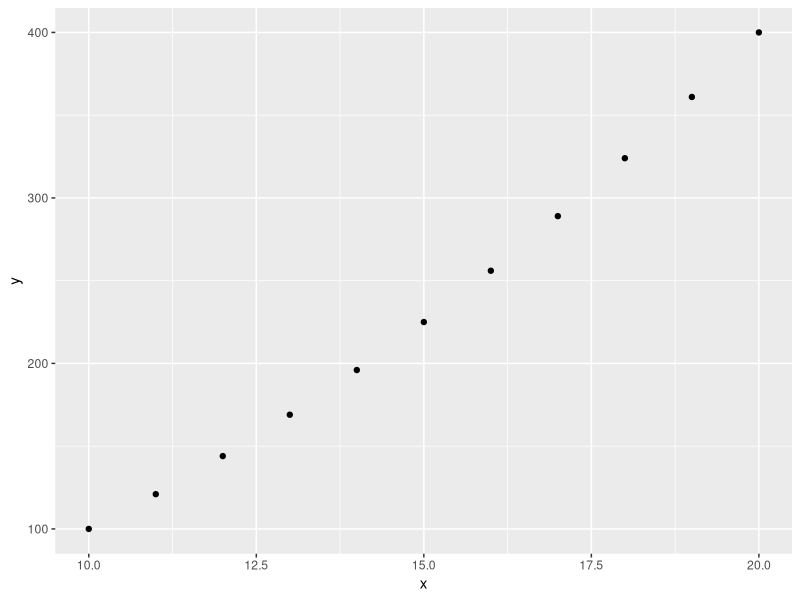

This figure's R source:
## ---- chunk 1
#< task
x = 10:20
# Computing the sum of x
sum(x)
#>
## ---- chunk 2
# Note the chunk option optional = TRUE means
# the user can continue with the next exercise
# without having solved this one

mean(x)
#< hint
cat("There already exist R functions for many things. To find them use Google, e.g. search for 'R compute mean'.")
#>
## ---- chunk 3
max(c(1,5,2)) # returns maximum
min(c(1,5,2)) # returns minimum

sum(c(1,5,2,NA), na.rm=TRUE) # returns sum of all numbers, ignore NA
cumsum(c(1,5,2)) # returns cummulated sum
diff(c(1,5,2)) # returns the vector of differences
## ---- chunk 4
# We should not set this chunk optional
# since we need y in the next chunk
y = x^2
y
## ---- chunk 5
#< task
library(ggplot2) # load ggplot2 package

# Enter your call to qplot here...
#>
qplot(x,y)
#< test_arg
allow.extra.arg = TRUE 
#>
# The block above allows the user to add extra arguments to the call to qplot, i.e. qplot(x,y,xlab="The variable x"), would also pass the test.
## ---- chunk 6
2
